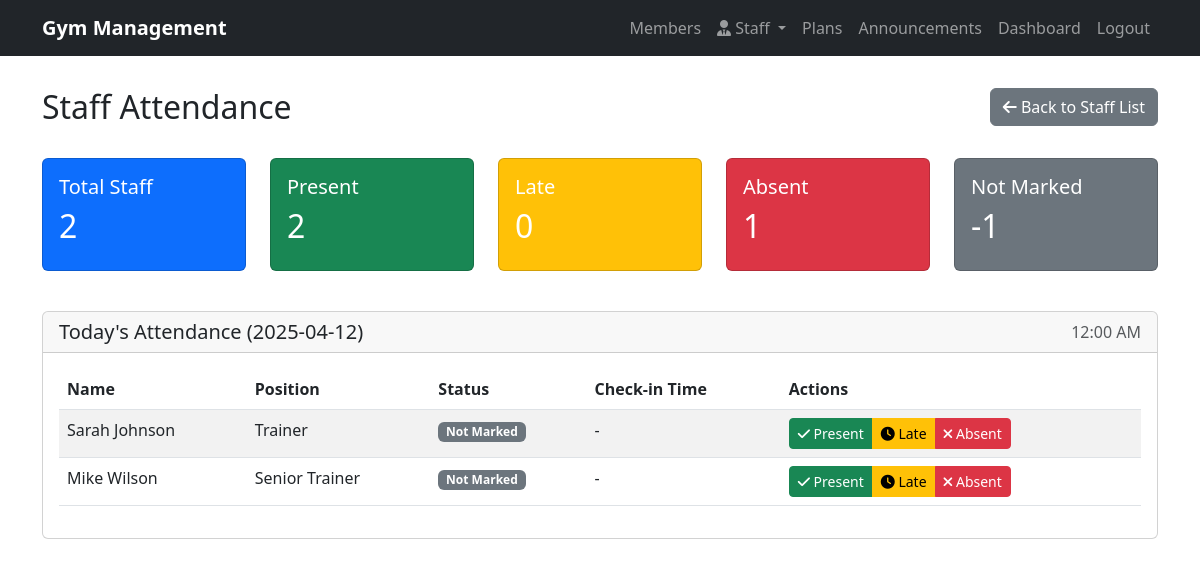
Screenshot of /staff/attendance (signed in) with the database file from the repository.
### models.py (models this page shows)
class Staff(db.Model):
    id = db.Column(db.Integer, primary_key=True)
    name = db.Column(db.String(100), nullable=False)
    email = db.Column(db.String(120), unique=True, nullable=False)
    phone = db.Column(db.String(20))
    position = db.Column(db.String(50), nullable=False)
    join_date = db.Column(db.DateTime, default=datetime.utcnow)
    salary = db.Column(db.Float, nullable=False)
    address = db.Column(db.Text)
    is_active = db.Column(db.Boolean, default=True)
    attendance = db.relationship('StaffAttendance', backref='staff', lazy=True)
    payments = db.relationship('StaffPayment', backref='staff', lazy=True)

### routes.py (the view)
@app.route('/staff/attendance')
@login_required
def staff_attendance():
    if not check_moderator_attendance_access():
        flash('Access denied. Moderator privileges required.', 'danger')
        return redirect(url_for('dashboard'))
    today = datetime.utcnow().date()
    staff = Staff.query.filter(Staff.is_active == True).all()
    attendance_records = {
        record.staff_id: record
        for record in StaffAttendance.query.filter(
            db.func.date(StaffAttendance.check_in) == today
        ).all()
    }
    total_staff = len(staff)
    present_count = sum(1 for record in attendance_records.values() if record.status == 'present')
    late_count = sum(1 for record in attendance_records.values() if record.status == 'late')
    absent_count = sum(1 for record in attendance_records.values() if record.status == 'absent')
    not_marked = total_staff - (present_count + late_count + absent_count)
    stats = {
        'total': total_staff,
        'present': present_count,
        'late': late_count,
        'absent': absent_count,
        'not_marked': not_marked
    }
    return render_template('staff/attendance.html',
                         staff_members=staff,
                         attendance_records=attendance_records,
                         today=today,
                         stats=stats)

### app.py (called while the page is built)
def create_app():
    app = Flask(__name__)
    app.config['SECRET_KEY'] = os.urandom(24)
    app.config['SQLALCHEMY_DATABASE_URI'] = 'sqlite:///gym.db'
    app.config['SQLALCHEMY_TRACK_MODIFICATIONS'] = False
    db.init_app(app)
    login_manager = LoginManager(app)
    login_manager.login_view = 'login'
    @login_manager.user_loader
    def load_user(user_id):
        return Moderator.query.get(int(user_id))
    with app.app_context():
        db.create_all()
    return app, db

### routes.py (called while the page is built)
def check_moderator_attendance_access():
    return current_user.is_authenticated and (current_user.role == 'moderator' or current_user.role == 'admin')

### templates/staff/attendance.html (shortened to what this page needs)
{% extends "base.html" %}
{% block content %}
<div class="row mb-4">
    <div class="col-md-6">
        <h2>Staff Attendance</h2>
    </div>
    <div class="col-md-6 text-end">
        <a href="{{ url_for('view_staff') }}" class="btn btn-secondary">
            <i class="fas fa-arrow-left"></i> Back to Staff List
        </a>
    </div>
</div>
<div class="row mb-4">
    <div class="col">
        <div class="card bg-primary text-white">
            <div class="card-body">
                <h5 class="card-title">Total Staff</h5>
                <h2>{{ stats.total }}</h2>
            </div>
        </div>
    </div>
    <div class="col">
        <div class="card bg-success text-white">
            <div class="card-body">
                <h5 class="card-title">Present</h5>
                <h2>{{ stats.present }}</h2>
            </div>
        </div>
    </div>
    <div class="col">
        <div class="card bg-warning text-white">
            <div class="card-body">
                <h5 class="card-title">Late</h5>
                <h2>{{ stats.late }}</h2>
            </div>
        </div>
    </div>
    <div class="col">
        <div class="card bg-danger text-white">
            <div class="card-body">
                <h5 class="card-title">Absent</h5>
                <h2>{{ stats.absent }}</h2>
            </div>
        </div>
    </div>
    <div class="col">
        <div class="card bg-secondary text-white">
            <div class="card-body">
                <h5 class="card-title">Not Marked</h5>
                <h2>{{ stats.not_marked }}</h2>
            </div>
        </div>
    </div>
</div>
<div class="row">
    <div class="col-md-12">
        <div class="card">
            <div class="card-header d-flex justify-content-between align-items-center">
                <h5 class="mb-0">Today's Attendance ({{ today.strftime('%Y-%m-%d') }})</h5>
                <span class="text-muted">{{ today.strftime('%I:%M %p') }}</span>
            </div>
            <div class="card-body">
                <div class="table-responsive">
                    <table class="table table-striped">
                        <thead>
                            <tr>
                                <th>Name</th>
                                <th>Position</th>
                                <th>Status</th>
                                <th>Check-in Time</th>
                                <th>Actions</th>
                            </tr>
                        </thead>
                        <tbody>
                            {% for staff in staff_members %}
                                <tr>
                                    <td>{{ staff.name }}</td>
                                    <td>{{ staff.position }}</td>
                                    <td>
                                        {% if staff.id in attendance_data %}
                                            {% set attendance = attendance_data[staff.id] %}
                                            <span class="badge bg-{{ 'success' if attendance.status == 'present' else 'warning' if attendance.status == 'late' else 'danger' }}">
                                                {{ attendance.status|title }}
                                            </span>
                                        {% else %}
                                            <span class="badge bg-secondary">Not Marked</span>
                                        {% endif %}
                                    </td>
                                    <td>
                                        {% if staff.id in attendance_data %}
                                            {{ attendance_data[staff.id].check_in.strftime('%I:%M %p') }}
                                        {% else %}
                                            -
                                        {% endif %}
                                    </td>
                                    <td>
                                        {% if staff.id not in attendance_data %}
                                            <form method="POST" action="{{ url_for('staff_attendance') }}" class="d-inline">
                                                <div class="btn-group">
                                                    <button type="submit" name="status" value="present" class="btn btn-sm btn-success">
                                                        <i class="fas fa-check"></i> Present
                                                    </button>
                                                    <button type="submit" name="status" value="late" class="btn btn-sm btn-warning">
                                                        <i class="fas fa-clock"></i> Late
                                                    </button>
                                                    <button type="submit" name="status" value="absent" class="btn btn-sm btn-danger">
                                                        <i class="fas fa-times"></i> Absent
                                                    </button>
                                                </div>
                                            </form>
                                        {% else %}
                                            <span class="text-muted">
                                                <i class="fas fa-check-circle"></i> Marked
                                            </span>
                                        {% endif %}
                                    </td>
                                </tr>
                            {% endfor %}
                        </tbody>
                    </table>
                </div>
            </div>
        </div>
    </div>
</div>
{% endblock %}

### templates/base.html (style rules this page uses)
.card { margin-bottom: 1rem; }

### rows the page displays
Staff: name "Sarah Johnson", position "Trainer", shows "Not Marked"
Staff: name "Mike Wilson", position "Senior Trainer", shows "Not Marked"

### other values shown
{{ stats.total }} "2"
{{ stats.present }} "2"
{{ stats.late }} "0"
{{ stats.absent }} "1"
{{ stats.not_marked }} "-1"
